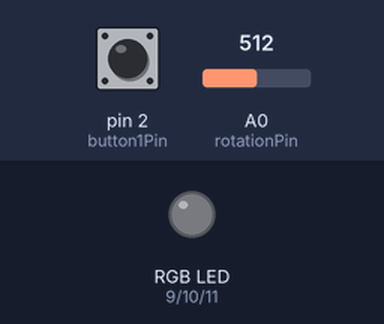
Recording of a sketch running on a simulated Arduino Uno, built with avr-gcc and run on an emulated ATmega328P. Parts: an RGB LED mixed from three pins (HIGH = lit). Inputs (shaded band) come from the test bench; at power-on: pin 2 (button1Pin) HIGH, A0 (rotationPin) = 512. Dim RGB values are drawn brighter than linear.

Above: at 1.2 s.
1.3 s: pin 2 (button1Pin) pulled LOW for 1 s
At 3.4 s:
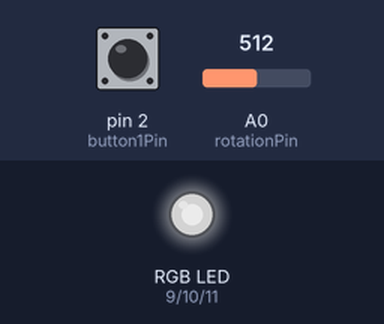
3.8 s: A0 (rotationPin) set to 716
At 4.6 s:
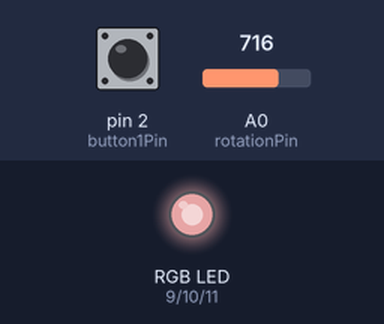
5.3 s: pin 2 (button1Pin) pulled LOW for 0.15 s
At 6.0 s:
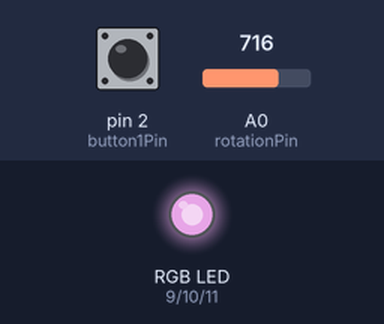
7.1 s: A0 (rotationPin) set to 900
At 8.2 s:
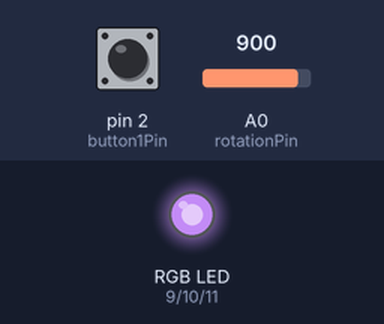
8.6 s: pin 2 (button1Pin) pulled LOW for 0.15 s
At 9.6 s:
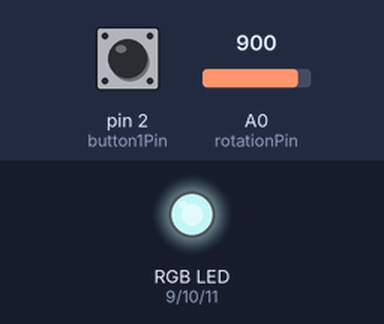
10.4 s: A0 (rotationPin) set to 122
At 10.7 s:
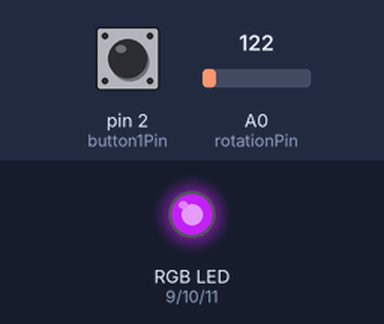
Timing chart, 0 to 12.9 s (numbered marks = the images above; inputs shaded):
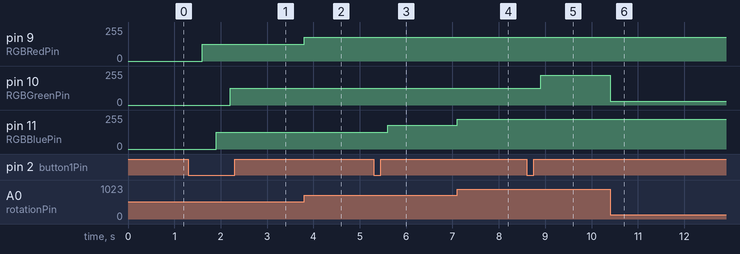

The sketch:

lab7.ino
```cpp
// (licence header left out)
int RGBRedPin = 9;    //The red RGB LED is connected pin 9 of the Arduino.
int RGBGreenPin = 10; //The green RGB LED is connected pin 10 of the Arduino.
int RGBBluePin = 11;  //The blue RGB LED is connected pin 11 of the Arduino.
int fadeDelay = 5;    //This is the number of milliseconds that it will take between steps during fading.
int outputValue = 0;
int counter = 0;
int rotationPin = A0;
int button1Pin = 2;    //The SW1 button is connect to pin 2 of the Arduino.


void setup() { //The Setup function runs once.
  pinMode(button1Pin, INPUT);  //Setup button1 pin as an input pin.
  pinMode(RGBRedPin, OUTPUT);    //Setup red RGB LED pin as an output pin.
  pinMode(RGBGreenPin, OUTPUT);  //Setup green RGB LED pin as an output pin.
  pinMode(RGBBluePin, OUTPUT);   //Setup blue RGB LED pin as an output pin.
}

void loop() { //The loop function runs forever.

  if (digitalRead(button1Pin) == LOW) {
    counter++;
    delay(300);


    while (counter != 0) {

      int data = analogRead(rotationPin);
      data = map(data, 0, 1023, 0, 255);


      if (counter == 1) {

        analogWrite(RGBRedPin, data);
        //analogWrite(RGBBluePin, 0);
       // analogWrite(RGBGreenPin, 0);
        delay(fadeDelay);

        if (digitalRead(button1Pin) == LOW) {
              counter = 2;
        delay(300);
        }

      }

      else if (counter == 2) {
        analogWrite(RGBBluePin, data);
       // analogWrite(RGBRedPin, 0);
       // analogWrite(RGBGreenPin, 0);
        delay(fadeDelay);
        if (digitalRead(button1Pin) == LOW) {
          counter = 3;
          delay(300);
        }
      }

      else if (counter == 3) {
        analogWrite(RGBGreenPin, data);
      //  analogWrite(RGBRedPin, 0);
      //  analogWrite(RGBBluePin, 0);
        delay(fadeDelay);
        if (digitalRead(button1Pin) == LOW) {
          counter = 1;
          delay(300);

        }
      }
    }
  }
}
```

Measured:
- after the input at 1.3 s, pin 9 (RGBRedPin): 0/255 → 127/255 after 0.30 s; pin 10 (RGBGreenPin): 0/255 → 127/255 after 0.91 s; pin 11 (RGBBluePin): 0/255 → 127/255 after 0.61 s
- after the input at 3.8 s, pin 9 (RGBRedPin): 127/255 → 178/255 at once
- after the input at 5.3 s, pin 11 (RGBBluePin): 127/255 → 178/255 after 0.30 s
- after the input at 7.1 s, pin 11 (RGBBluePin): 178/255 → 224/255 at once
- after the input at 8.6 s, pin 10 (RGBGreenPin): 127/255 → 224/255 after 0.30 s
- after the input at 10.4 s, pin 10 (RGBGreenPin): 224/255 → 30/255 at once
